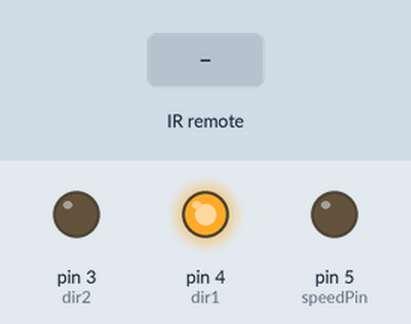
Simulated run of this sketch. Board: Arduino Uno, built with avr-gcc and run on an emulated ATmega328P. Shown: output pins drawn as LEDs (lit = HIGH). The test bench sets the inputs (shaded band).

Above: at 1.8 s.
1.9 s: infrared code 0xFF629D received
At 3.2 s:
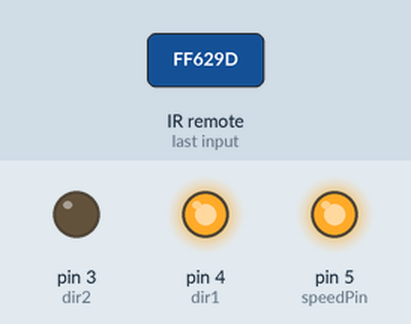
3.5 s: infrared code 0xFFA857 received
At 4.9 s:
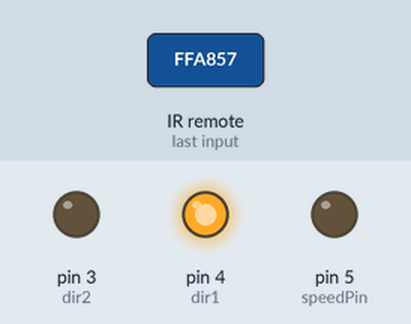
Timing chart, 0 to 6.5 s (numbered marks = the images above; inputs shaded):
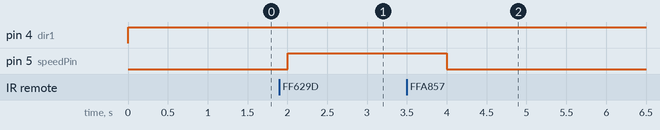

The sketch:

IR_TEST3.ino
```cpp
#include "IRremote.h"

int IRpin = 13;  // pin for the IR sensor
#define Button_1 0xFF629D
#define Button_2 0xFFA857
int speedPin=5;
int dir1=4;
int dir2=3;
int mSpeed=255;
int nSpeed=0;
IRrecv irrecv(IRpin);
decode_results results;


void setup()
{
  Serial.begin(9600);
  irrecv.enableIRIn(); // Start the receiver
  pinMode(speedPin, OUTPUT);
  pinMode(dir1, OUTPUT);
  pinMode(dir2, OUTPUT);
}

void loop()
{

  if (irrecv.decode(&results))
    {

      irrecv.resume();   // Receive the next value
    }

  if (results.value==0xFF629D)
 {
 digitalWrite(dir1, HIGH);
 digitalWrite(dir2, LOW);
 analogWrite(speedPin,mSpeed);
 delay(1000);
 }
  else  {
 digitalWrite(dir1, HIGH);
 digitalWrite(dir2, LOW);
 analogWrite(speedPin,nSpeed);
 delay(1000);
  }
 }
```

Measured:
- after the input at 1.9 s, pin 5 (speedPin): LOW → HIGH after 0.10 s
- after the input at 3.5 s, pin 5 (speedPin): HIGH → LOW after 0.50 s
